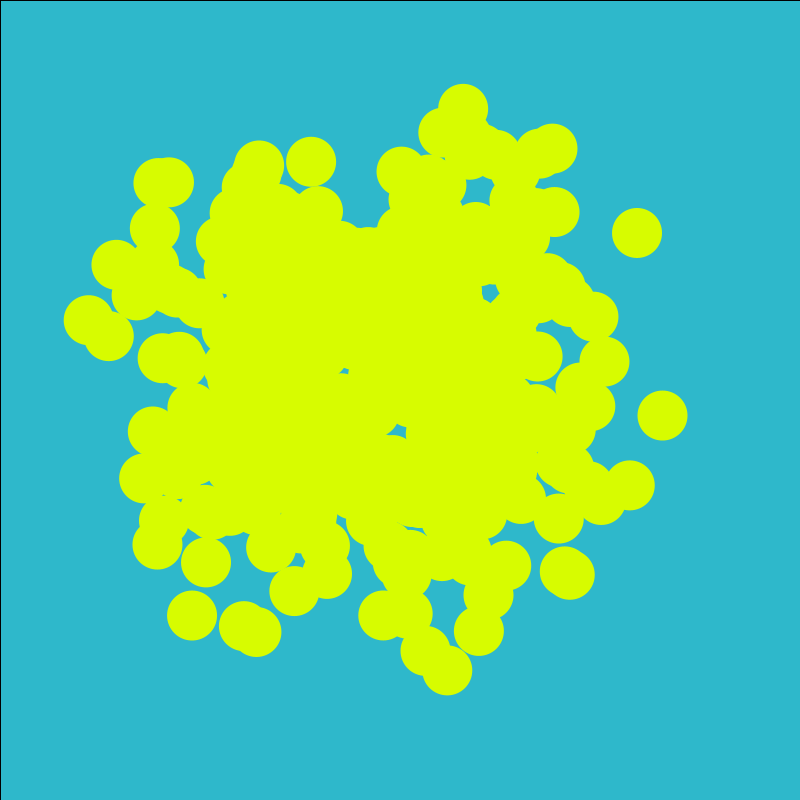
Frame 1 (no input)
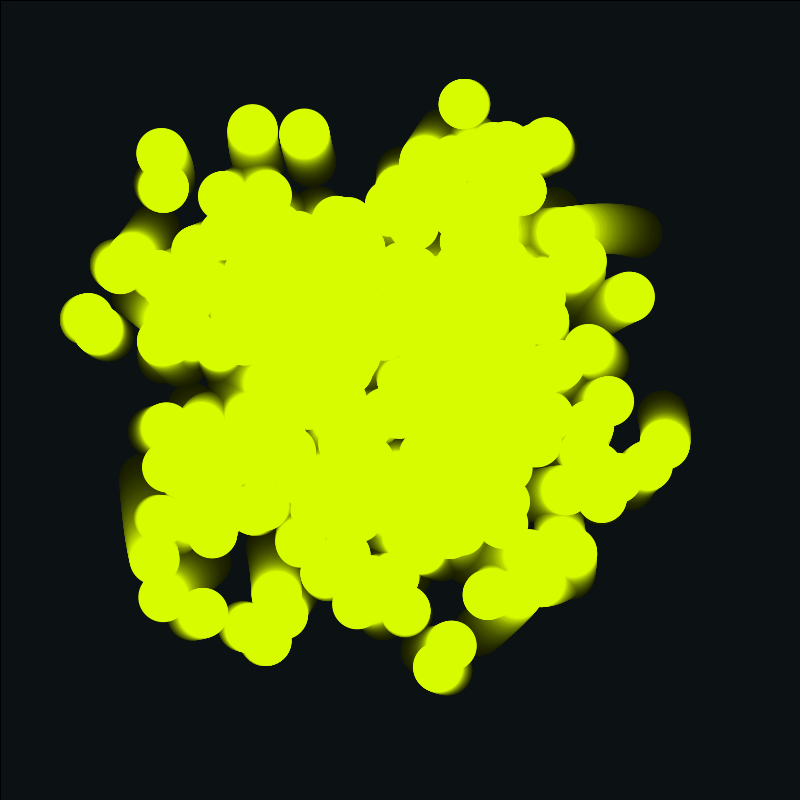
Frame 60 (the mouse pressed at the canvas centre just before this capture)
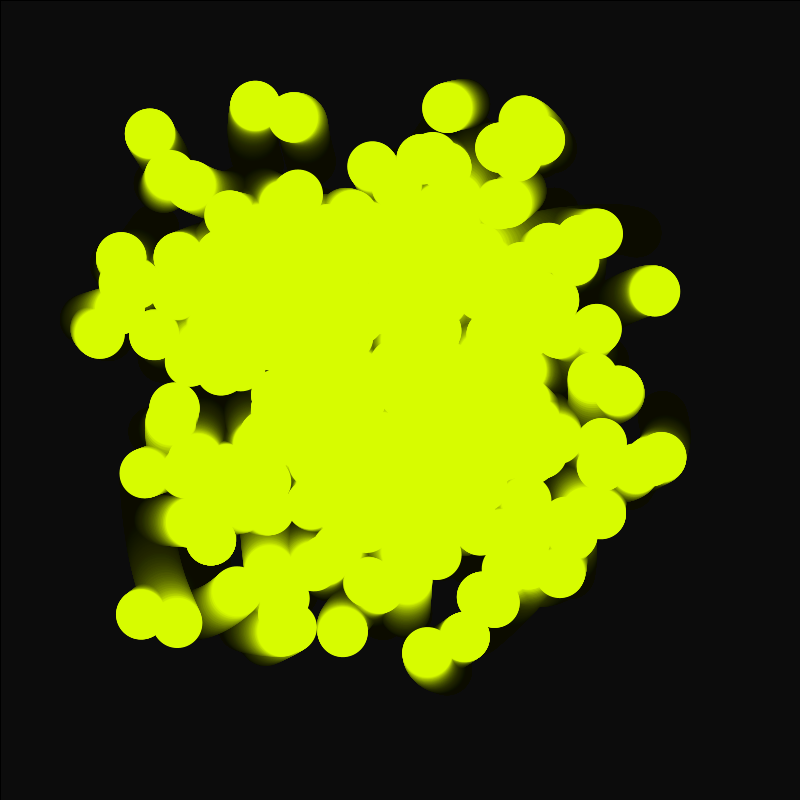
Frame 120 (the mouse held since frame 60 and released just before this capture)

The Processing sketch that drew these frames (run headless with seeded random() and noise(); from frame 60 on, the mouse is pressed at the canvas centre):

// Processing sketch: MagicWorms
// ── MagicWorms.pde
void setup(){
  size(800, 800);
background(48, 192, 211);
}
float x=10;
float y=10;
void draw(){
  makeMagical();
  for(int i=0; i<300; i++){
fill(215, 252, 0);
  ellipse(getWormX(i), getWormY(i), 50, 50);
  x=random(800);
  y=random(800);
}
}
float frequency = .001;
float noiseInterval = PI;

void makeMagical() {
     fill( 0, 0, 0, 10 );
     rect(0, 0, width, height);
     noStroke();
}

float getWormX(int i) {
     return map(noise(i*noiseInterval + frameCount * frequency), 0, 1, 0, width);
}

float getWormY(int i) {
     return map(noise(i*noiseInterval+1 + frameCount * frequency), 0, 1, 0, height);
}
